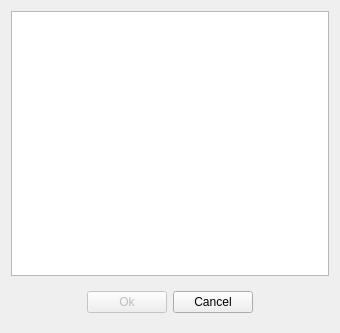
<?xml version="1.0" encoding="UTF-8"?>
<ui version="4.0">
 <author>Ramakrishnan Periyakaruppan</author>
 <class>NetworkInterfaceDialog</class>
 <widget class="QDialog" name="NetworkInterfaceDialog">
  <property name="geometry">
   <rect>
    <x>0</x>
    <y>0</y>
    <width>340</width>
    <height>333</height>
   </rect>
  </property>
  <property name="windowTitle">
   <string>Select the Network Interface</string>
  </property>
  <property name="windowIcon">
   <iconset resource="resources/images.qrc">
    <normaloff>:/new/images/networkInterface.png</normaloff>:/new/images/networkInterface.png</iconset>
  </property>
  <layout class="QVBoxLayout" name="verticalLayout">
   <item>
    <widget class="QListWidget" name="listWidget"/>
   </item>
   <item>
    <widget class="QWidget" name="widget" native="true">
     <layout class="QHBoxLayout" name="horizontalLayout">
      <item>
       <spacer name="horizontalSpacer">
        <property name="orientation">
         <enum>Qt::Horizontal</enum>
        </property>
        <property name="sizeHint" stdset="0">
         <size>
          <width>40</width>
          <height>20</height>
         </size>
        </property>
       </spacer>
      </item>
      <item>
       <widget class="QPushButton" name="ok">
        <property name="enabled">
         <bool>false</bool>
        </property>
        <property name="text">
         <string>Ok</string>
        </property>
       </widget>
      </item>
      <item>
       <widget class="QPushButton" name="cancel">
        <property name="text">
         <string>Cancel</string>
        </property>
       </widget>
      </item>
      <item>
       <spacer name="horizontalSpacer_2">
        <property name="orientation">
         <enum>Qt::Horizontal</enum>
        </property>
        <property name="sizeHint" stdset="0">
         <size>
          <width>40</width>
          <height>20</height>
         </size>
        </property>
       </spacer>
      </item>
     </layout>
    </widget>
   </item>
  </layout>
 </widget>
 <resources>
  <include location="resources/images.qrc"/>
 </resources>
 <connections/>
</ui>
